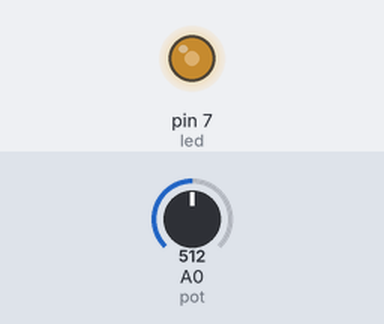
The sketch below on a simulated Arduino Uno, built with avr-gcc and run on an emulated ATmega328P. On the bench: output pins drawn as LEDs (lit = HIGH). Inputs (shaded band) come from the test bench; at power-on: A0 (pot) = 512.

Above: at 1.2 s.
1.3 s: A0 (pot) set to 716
At 2.2 s:
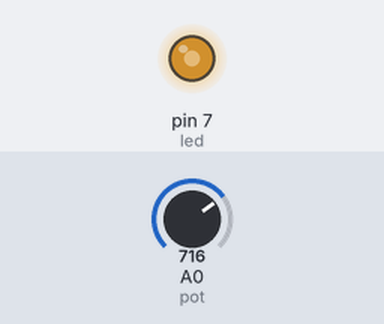
2.8 s: A0 (pot) set to 900
At 4.0 s:
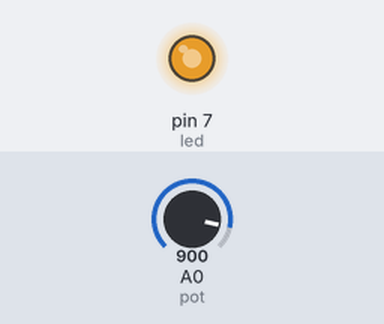
4.3 s: A0 (pot) set to 306
At 5.5 s:
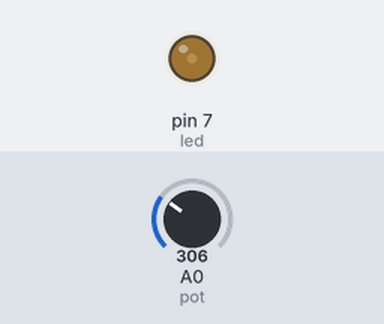
5.8 s: A0 (pot) set to 0
At 6.3 s:
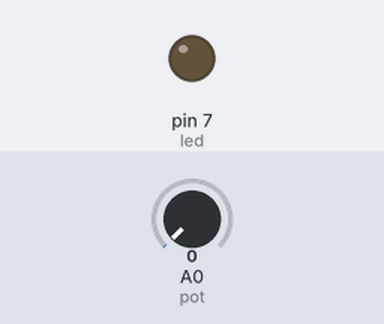
Timing chart, 0 to 8.3 s (numbered marks = the images above; inputs shaded):
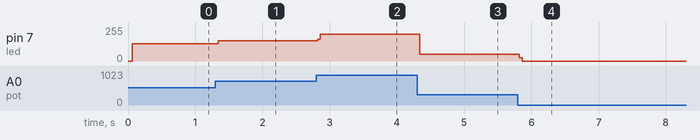

Measured:
- after the input at 1.3 s, pin 7 (led): 128/255 → 153/255 at once
- after the input at 2.8 s, pin 7 (led): 153/255 → 200/255 at once
- after the input at 4.3 s, pin 7 (led): 200/255 → 51/255 at once
- after the input at 5.8 s, pin 7 (led): 51/255 → 0/255 at once

The sketch:

analogWriteRead.ino
```cpp
long int TIME = 10;

const int pot = A0;
const int led = 7;

int off = 0;
int on = 0;
int potOutput = 0;

void setup() {
  Serial.begin(9600);
  pinMode(led, OUTPUT);
}

void loop() {
  potOutput = analogRead(pot);
  on = timeOn(potOutput);
  off = TIME - on;
  // Serial.println("Pot output: " + String(potOutput) + " | On: " + String(on) + " | Off: " + String(off));

  if (on > 0) {
    digitalWrite(led, HIGH);
    delay(on);
  }
  digitalWrite(led, LOW);
  delay(off);
}

int timeOn(int pot) {
  int pulse = pot * TIME / 1023;
  // Serial.println("Pulse: " + String(pot) + " * " + String(TIME) + " / 1023 = " + String(pulse));
  return pulse;
}
```
